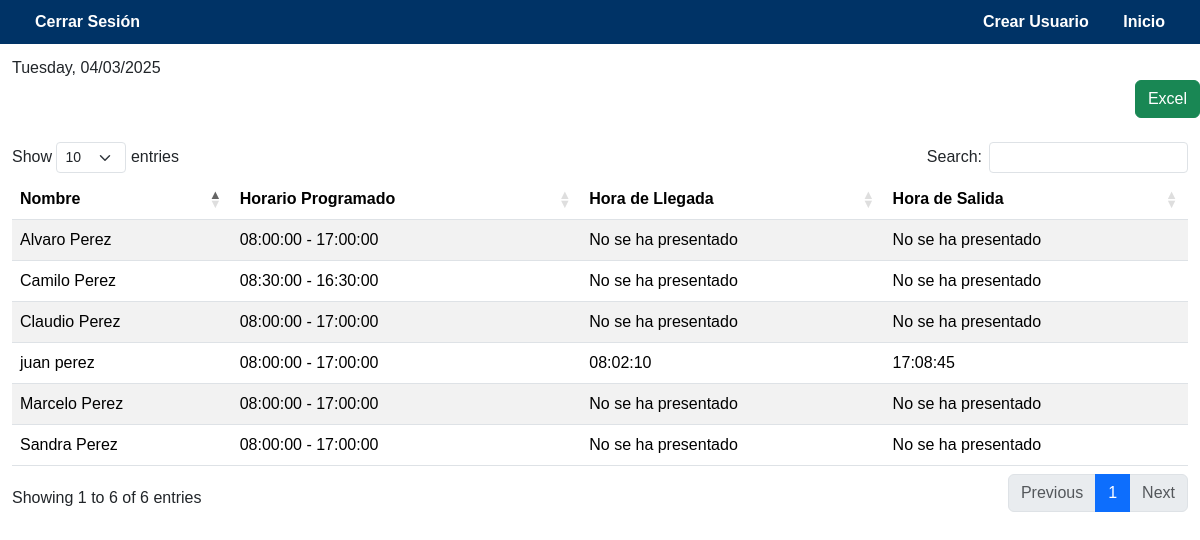
Page /templates/vista/adm_tribunal/asistencia_diaria.php?fecha=2025-03-04 (signed in) on the committed database.
### tables this page shows
CREATE TABLE `usuario` (
  `RUT` int(11) NOT NULL,
  `DV` varchar(1) NOT NULL,
  `nombre_completo` varchar(80) NOT NULL,
  `correo` varchar(60) NOT NULL,
  `cargo` varchar(30) DEFAULT NULL,
  `estado` tinyint(1) NOT NULL COMMENT 'Campo booleano: 0=FALSE, 1=TRUE',
  `contraseña` varchar(80) NOT NULL,
  `creado_por` int(11) DEFAULT NULL,
  `id_tribunal` int(11) NOT NULL,
  `id_rol` int(11) NOT NULL,
  `id_horario` int(11) NOT NULL
);

CREATE TABLE `horarios` (
  `id_horario` int(11) NOT NULL,
  `nombre_horario` varchar(50) NOT NULL,
  `hora_inicio` time NOT NULL,
  `hora_termino` time NOT NULL,
  `hora_inicio_u` time DEFAULT NULL,
  `hora_termino_u` time DEFAULT NULL
);

CREATE TABLE `dias_usuario` (
  `id_dia` int(11) NOT NULL,
  `dia` datetime NOT NULL,
  `hora_inicio` time DEFAULT NULL,
  `hora_fin` time DEFAULT NULL,
  `tiempo_excedido` time DEFAULT NULL,
  `tiempo_salida` time DEFAULT NULL,
  `auth` tinyint(1) DEFAULT NULL,
  `mod_por` varchar(100) NOT NULL,
  `teletrabajo` tinyint(1) NOT NULL,
  `RUT` int(11) NOT NULL
);

### templates/controlador/asistencia_diaria_datos.php (called while the page is built, shortened)
<?php
if (isset($_GET['fecha'])) {
    $fecha = $_GET['fecha'];
} else {
    die("No se ha especificado la fecha.");
}
$id_tribunal = $_SESSION['id_tribunal'];
$query = "SELECT
            u.nombre_completo,
            h.hora_inicio AS horario_inicio,
            h.hora_termino AS horario_fin,
            du.hora_inicio,
            du.hora_fin
          FROM usuario u
          JOIN horarios h ON u.id_horario = h.id_horario
          LEFT JOIN dias_usuario du ON u.RUT = du.RUT AND DATE(du.dia) = ?
          WHERE u.id_tribunal = ? AND u.estado = 1
          ORDER BY (du.hora_inicio IS NULL) ASC, u.nombre_completo";
$stmt = $conn->prepare($query);
$stmt->bind_param("si", $fecha, $id_tribunal);
$stmt->execute();
$resultado = $stmt->get_result();
$timestamp = strtotime($fecha);
$nombre_dia = ucfirst(strftime("%A", $timestamp));
?>

### templates/vista/adm_tribunal/asistencia_diaria.php (the view, shortened to what this page needs)
<?php
include '../../modelo/conexion_bd.php';
include '../../controlador/asistencia_diaria_datos.php';
?>
<!DOCTYPE html>
<html lang="es">
<head>
    <link rel="stylesheet" type="text/css" href="https://cdn.datatables.net/1.13.6/css/dataTables.bootstrap5.min.css">
    <link href="https://cdn.jsdelivr.net/npm/bootstrap@5.3.3/dist/css/bootstrap.min.css" rel="stylesheet">
    <link rel="stylesheet" href="../../modelo/estilos.css">
</head>
<body>
    <header class="d-flex justify-content-between align-items-center">
        <a href="../pagina_login.php">Cerrar Sesión</a>
        <div>
            <a href="formulario_usuario.php">Crear Usuario</a>
            <a href="ver_usuarios.php">Inicio</a>
        </div>
    </header>
    <div class="fecha-horario">
        <?php
            echo "<span class='dia-semana'>{$nombre_dia}</span>, ";
        ?>
        <span id="fecha-actual"><?= date('d/m/Y', strtotime($fecha)) ?></span>
    </div>
    <div class="d-flex justify-content-end mb-3">
      <a href="export_excel_asistencia_diaria.php?fecha=<?= $fecha ?>&tribunal=<?= $_SESSION['id_tribunal'] ?>&t=<?= time() ?>" class="btn btn-success">
        Excel
      </a>
    </div>
    <div class="container-fluid mt-4">
        <div class="row">
            <div class="table-responsive-lg">
                <?php if ($resultado->num_rows > 0): ?>
                    <table id="usuariospjud" class="table table-striped mx-auto">
                        <thead>
                            <tr>
                                <th>Nombre</th>
                                <th>Horario Programado</th>
                                <th>Hora de Llegada</th>
                                <th>Hora de Salida</th>
                            </tr>
                        </thead>
                        <tbody>
                            <?php while($fila = $resultado->fetch_assoc()): ?>
                                <tr>
                                    <td><?= $fila['nombre_completo'] ?></td>
                                    <td><?= $fila['horario_inicio'] . " - " . ($fila['horario_fin'] ?? 'No asignado') ?></td>
                                    <td><?= $fila['hora_inicio'] ? $fila['hora_inicio'] : 'No se ha presentado' ?></td>
                                    <td><?= $fila['hora_fin'] ? $fila['hora_fin'] : 'No se ha presentado' ?></td>
                                </tr>
                            <?php endwhile; ?>
                        </tbody>
                    </table>
                <?php else: ?>
                    <p class="text-center">No hay registros de asistencia para el día seleccionado.</p>
                <?php endif; ?>
            </div>
        </div>
    </div>
</body>
</html>

### templates/modelo/estilos.css (style rules this page uses)
:root { --primario:#003366; }
body { margin: 0; font-family: Arial, sans-serif; }
header { background-color: var(--primario); color: white; padding: 10px 20px; }
header a { color: white; text-decoration: none; font-weight: bold; margin: 0 15px; }
a { font-size: 16px; }
header { background-color: #003366; color: white; padding: 10px 20px; font-size: 16px; display: flex; justify-content: space-between; align-items: center; }
#usuariospjud { table-layout: auto !important; white-space: nowrap; }
.fecha-horario { margin-top: 1%; margin-left: 1%; }
.table th, .table td { padding: 0.5rem; }

### rows in the picture
usuario: nombre_completo "juan perez", id_horario.hora_inicio "08:00:00", id_horario.hora_termino "17:00:00", dias_usuario.hora_inicio "08:02:10", dias_usuario.hora_fin "17:08:45"
usuario: nombre_completo "Alvaro Perez", id_horario.hora_inicio "08:00:00", id_horario.hora_termino "17:00:00", shows "No se ha presentado"
usuario: nombre_completo "Camilo Perez", id_horario.hora_inicio "08:30:00", id_horario.hora_termino "16:30:00", shows "No se ha presentado"
usuario: nombre_completo "Claudio Perez", id_horario.hora_inicio "08:00:00", id_horario.hora_termino "17:00:00", shows "No se ha presentado"
usuario: nombre_completo "Marcelo Perez", id_horario.hora_inicio "08:00:00", id_horario.hora_termino "17:00:00", shows "No se ha presentado"
usuario: nombre_completo "Sandra Perez", id_horario.hora_inicio "08:00:00", id_horario.hora_termino "17:00:00", shows "No se ha presentado"

### other values in the picture
$nombre_dia "Tuesday"
